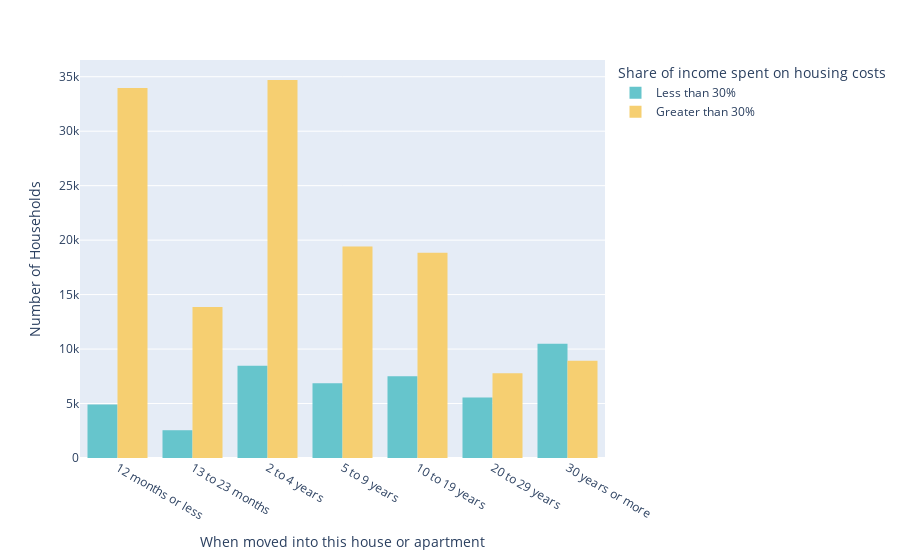

The cell this chart's notebook holds for it:
### Code cell
fig = px.histogram(df2, 
                   x="MV", 
                   y="Number of Households",
                   color='Share of income spent on housing costs', 
                   barmode='group',
                   color_discrete_sequence=px.colors.qualitative.Pastel,
                   category_orders={'MV': ['12 months or less','13 to 23 months', '2 to 4 years','5 to 9 years','10 to 19 years','20 to 29 years','30 years or more']},
                   height=400)

fig.update_yaxes(title="Number of Households")
fig.update_xaxes(title="When moved into this house or apartment")
fig.for_each_trace(lambda t: t.update(hovertemplate=t.hovertemplate.replace("sum of ", "")))

fig.show()

### Figure 1 — Plotly figure (JSON) as saved in the notebook; plotly's stock layout.template omitted (floating-point values rounded to 4 significant figures; data arrays with more than 128 entries replaced by an {"elided": "..."} marker saying what was removed)
{"data": [{"alignmentgroup": "True", "bingroup": "x", "histfunc": "sum", "hovertemplate": "Share of income spent on housing costs=Less than 30%<br>MV=%{x}<br>Number of Households=%{y}<extra></extra>", "legendgroup": "Less than 30%", "marker": {"color": "rgb(102, 197, 204)", "pattern": {"shape": ""}}, "name": "Less than 30%", "offsetgroup": "Less than 30%", "orientation": "v", "showlegend": true, "type": "histogram", "x": {"elided": "2068 str values"}, "xaxis": "x", "y": {"elided": "2068 int values"}, "yaxis": "y"}, {"alignmentgroup": "True", "bingroup": "x", "histfunc": "sum", "hovertemplate": "Share of income spent on housing costs=Greater than 30%<br>MV=%{x}<br>Number of Households=%{y}<extra></extra>", "legendgroup": "Greater than 30%", "marker": {"color": "rgb(246, 207, 113)", "pattern": {"shape": ""}}, "name": "Greater than 30%", "offsetgroup": "Greater than 30%", "orientation": "v", "showlegend": true, "type": "histogram", "x": {"elided": "5436 str values"}, "xaxis": "x", "y": {"elided": "5436 int values"}, "yaxis": "y"}], "layout": {"autosize": true, "barmode": "group", "legend": {"title": {"text": "Share of income spent on housing costs"}, "tracegroupgap": 0}, "margin": {"t": 60}, "xaxis": {"anchor": "y", "autorange": true, "categoryarray": ["12 months or less", "13 to 23 months", "2 to 4 years", "5 to 9 years", "10 to 19 years", "20 to 29 years", "30 years or more"], "categoryorder": "array", "domain": [0, 1], "range": [-0.5, 6.5], "title": {"text": "When moved into this house or apartment"}, "type": "category"}, "yaxis": {"anchor": "x", "autorange": true, "domain": [0, 1], "range": [0, 36530.0], "title": {"text": "Number of Households"}, "type": "linear"}}}
